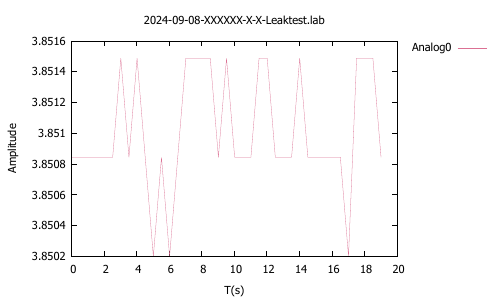

Recreate this plot in gnuplot.
set terminal pdf
set encoding utf8
set output "2024-09-08-XXXXXX-X-X-Leaktest.pdf"
set encoding utf8
#set xrange [0.0:600.0]
#set yrange [0.0:20.0]
set key outside
set style line 1 linecolor rgb '#DB7093' linewidth 0.1
set title "2024-09-08-XXXXXX-X-X-Leaktest.lab"
set xlabel "T(s)"
set ylabel "Amplitude"
plot "2024-09-08-XXXXXX-X-X-Leaktest.lab" every ::1 using 1:2 w l linestyle 1 title "Analog0"
